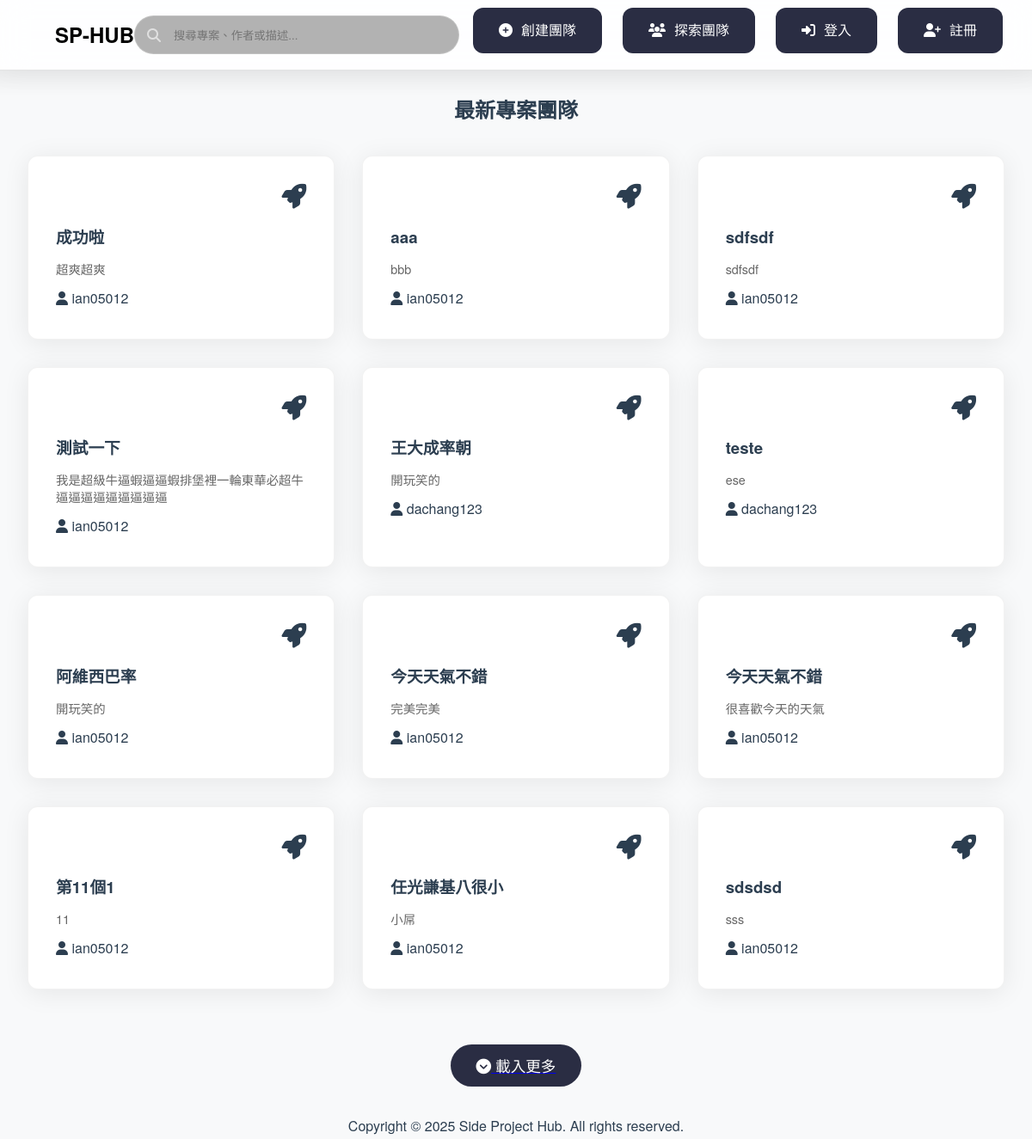
The app's page /, older data.
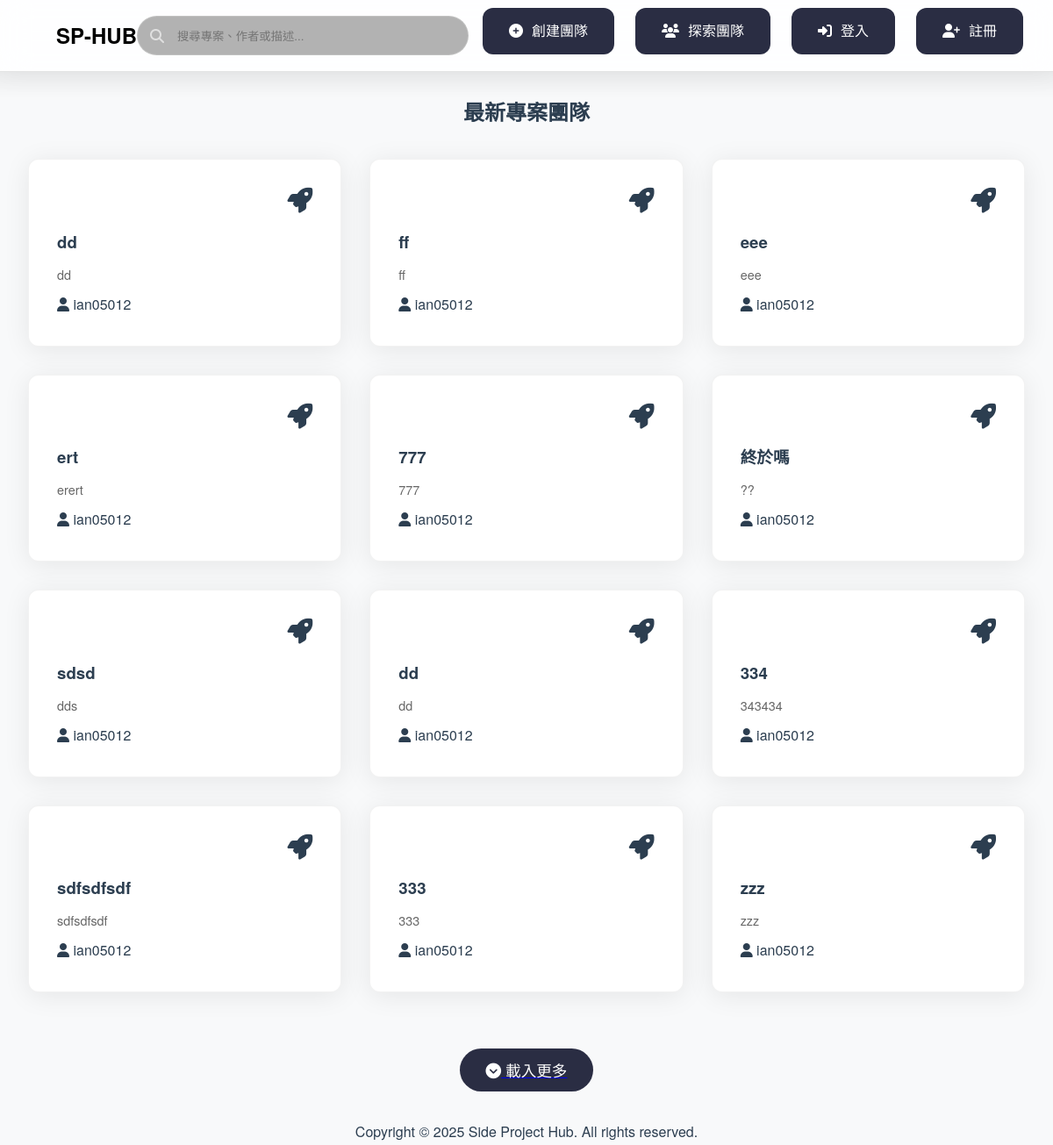
The same page, newer data.
### sp_app/models.py (models this page shows, shortened)
class Post(models.Model):
    title = models.TextField(default="")
    description = models.TextField(default="")
    content = models.TextField(default="")
    author = models.ForeignKey(user, on_delete=models.CASCADE)
    created = models.DateTimeField(auto_now_add=True)
    updated = models.DateTimeField(auto_now=True)
    likes = models.IntegerField(default=0)
    watched = models.IntegerField(default=0)

class user(AbstractUser):
    objects = UserManager()
    name = models.TextField(default="")
    gender = models.TextField(default="男")
    description = models.TextField(default="這個人很懶，還沒留下任何東西~")
    skill = models.TextField(default="什麼都不會")
    birthday = models.DateTimeField(auto_now_add=True)
    headshot = models.TextField(default="")
    education = models.TextField(default="")
    created = models.DateTimeField(auto_now_add=True)
    USERNAME_FIELD = 'username'
    REQUIRED_FIELDS = []

### sp_app/views.py (the view)
# urls.py: path('', TemplateView.as_view(template_name='index.html'), name='home'),
def index(request):
    posts_list = post_manager.get_posts_list()
    if len(posts_list) >= 12:
        posts_list = posts_list[:12]
    return render(request, 'index.html', {'posts_list': posts_list})

### sp_app/backend/post_manager.py (called while the page is built)
def get_posts_list():
    return list(Post.objects.order_by('-id'))

### templates/index.html (shortened to what this page needs)
<!DOCTYPE html>
<html lang="zh-Hant">
<head>
    <link rel="stylesheet" href="../static/css/styles.css">
</head>
<body>
<header class="glass-header" style="padding: 0.5rem 2rem">
    <nav class="nav-container">
        <a href="" style="text-decoration: none; color: black;"><h1>SP-HUB</h1></a>
        <form method="GET" action="{% url 'explore' %}" class="search-container">
            <i class="fas fa-search search-icon"></i>
            <input type="text"
                   class="search-bar"
                   name="search_query"
                   placeholder="搜尋專案、作者或描述..."
                   value="{{ search_query|default:'' }}">
        </form>
        <div class="nav-links">
            <a href="/post/create_post" class="nav-btn neon-hover"><i class="fas fa-plus-circle"></i>創建團隊</a>
            <a href="explore" class="nav-btn neon-hover"><i class="fas fa-users"></i>探索團隊</a>
            {% if request.user.is_authenticated %}
                <div class="user-dropdown">
                    <button class="user-profile nav-btn neon-hover" style="background: var(--primary-green);">
                        <i class="fas fa-user-astronaut"></i>
                        <span>{{ request.user.username }}</span>
                    </button>
                    <div class="dropdown-content">
                        <a href="#"><i class="fas fa-cog"></i>個人設定</a>
                        <a href="/account/logout"><i class="fas fa-sign-out-alt"></i>登出</a>
                    </div>
                </div>
            {% else %}
                <a href="/account/login" class="nav-btn neon-hover"><i class="fas fa-sign-in-alt"></i>登入</a>
                <a href="/account/register" class="nav-btn neon-hover"><i class="fas fa-user-plus"></i>註冊</a>
            {% endif %}
        </div>
    </nav>
    <div class="header-gradient"></div>
</header>
<div class="content" style="margin-top: 2%;">
    <div class="section-header">
        <h2 class="section-title" style="text-align: center;">
            <span class="highlight">最新專案團隊</span>
        </h2>
    </div>
    <div class="project-grid">
        {% for post in posts_list %}
    <div class="project-card">
      <a href="{% url 'post_detail' post.id %}" class="project-link" style="text-decoration: none; color: inherit;">
            <div class="card-header">
                <i class="fas fa-rocket card-icon" style="color: var(--gold-accent);"></i>
            </div>
            <h3 class="project-title">{{ post.title }}</h3>
            <div class="desc-container">
                <p class="project-description">{{ post.description }}</p>
            </div>
            <div class="project-meta">
                <div class="meta-item">
                    <i class="fa-solid fa-user"></i>
                    {{post.author.username}}
                </div>
            </div>
        </a>
        </div>
    {% endfor %}
</div>
    <a href="explore">
    <button class="load-more-btn">
        <i class="fas fa-chevron-circle-down"></i>
        <span>載入更多</span>
    </button></a>
</div>
<footer>
    <div class="footer" style="text-align: center;">
        <p>Copyright © 2025 Side Project Hub. All rights reserved.</p>
    </div>
</footer>
</body>
</html>

Row changes from the older to the newer data that the page shows:
no longer on this page (row unchanged): Post: title "成功啦", description "超爽超爽", author.username "ian05012"
no longer on this page (row unchanged): Post: title "aaa", description "bbb", author.username "ian05012"
no longer on this page (row unchanged): Post: title "sdfsdf", description "sdfsdf", author.username "ian05012"
no longer on this page (row unchanged): Post: title "測試一下", description "我是超級牛逼蝦逼逼蝦排堡裡一輪東華必超牛逼逼逼逼逼逼逼逼逼", author.username "ian05012"
no longer on this page (row unchanged): Post: title "王大成率朝", description "開玩笑的", author.username "dachang123"
no longer on this page (row unchanged): Post: title "teste", description "ese", author.username "dachang123"
no longer on this page (row unchanged): Post: title "阿維西巴率", description "開玩笑的", author.username "ian05012"
no longer on this page (row unchanged): Post: title "今天天氣不錯", description "完美完美", author.username "ian05012"
no longer on this page (row unchanged): Post: title "今天天氣不錯", description "很喜歡今天的天氣", author.username "ian05012"
no longer on this page (row unchanged): Post: title "第11個1", description "11", author.username "ian05012"
no longer on this page (row unchanged): Post: title "任光謙基八很小", description "小屌", author.username "ian05012"
no longer on this page (row unchanged): Post: title "sdsdsd", description "sss", author.username "ian05012"
added Post: title "dd", description "dd", author.username "ian05012"
added Post: title "ff", description "ff", author.username "ian05012"
added Post: title "eee", description "eee", author.username "ian05012"
added Post: title "ert", description "erert", author.username "ian05012"
added Post: title "777", description "777", author.username "ian05012"
added Post: title "終於嗎", description "??", author.username "ian05012"
added Post: title "sdsd", description "dds", author.username "ian05012"
added Post: title "dd", description "dd", author.username "ian05012"
added Post: title "334", description "343434", author.username "ian05012"
added Post: title "sdfsdfsdf", description "sdfsdfsdf", author.username "ian05012"
added Post: title "333", description "333", author.username "ian05012"
added Post: title "zzz", description "zzz", author.username "ian05012"
